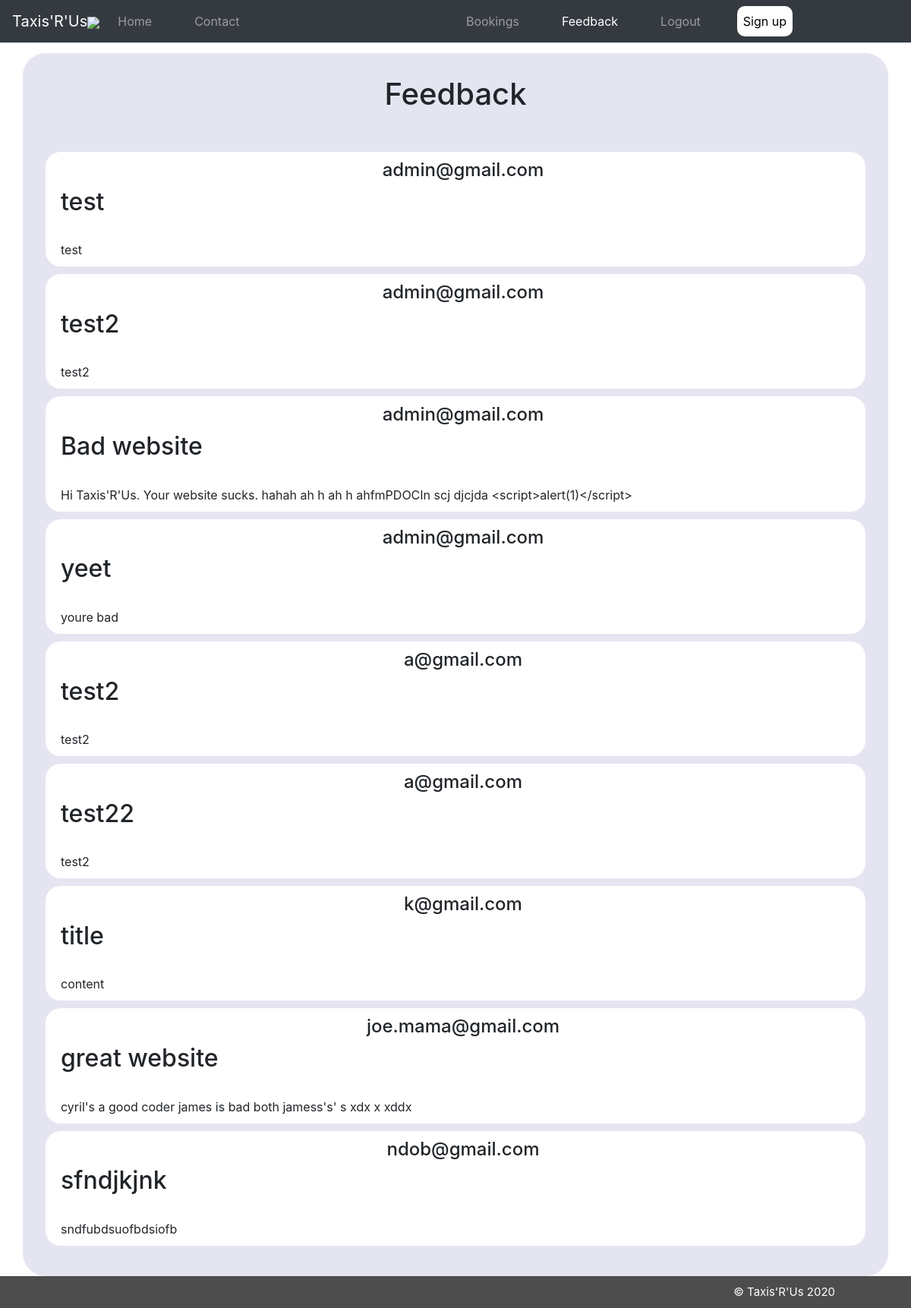
/admin/feedback (signed in), run on the app's committed database.
### main.py (models this page shows, shortened)
class User(db.Model, UserMixin):
    id = db.Column(db.Integer, primary_key=True)
    email = db.Column(db.String(120), unique=True, nullable=False)
    pass_hash = db.Column(db.String(128), nullable=False)
    bookings = db.relationship('Booking', backref='author', lazy=True)
    feedback = db.relationship('Feedback', backref='author', lazy=True)

class Feedback(db.Model):
    id = db.Column(db.Integer, primary_key=True)
    date_created = db.Column(db.DateTime, nullable=False, default=datetime.utcnow)
    title = db.Column(db.Text, nullable=False)
    content = db.Column(db.Text, nullable=False)
    user_id = db.Column(db.Integer, db.ForeignKey("user.id"), nullable=False)

### main.py (the view)
@app.route("/admin/feedback")
def admin_dashboard():
    if not current_user.is_authenticated or current_user.id != 1:
        return redirect("/")
    return render_template("feedback.html", users=User.query.all(), location="Feedback")

### main.py (called while the page is built)
@login_manager.user_loader
def load_user(uid):
    return User.query.get(int(uid))

### templates/feedback.html
{% extends "base.html" %}
{% block content %}
    {% for user in users %}
        {% if user.feedback %}
            {% for feedback in user.feedback %}
                <div class="module" style="padding-left: 20px;">
                    <h4 style="text-align: center;"> {{ user.email }} </h4>
                    <h2>{{ feedback.title }}</h2><br>
                    {{ feedback.content }}
                </div>
            {% endfor %}
        {% endif %}
    {% endfor %}
{% endblock %}

### static/css/base.css (style rules this page uses)
* { box-sizing: border-box; }
.module { margin-bottom: 10px; padding-top: 10px; padding-bottom: 10px; border-radius: 20px; background-color: rgb(255, 255, 255) }

### data on the page
User: email "admin@gmail.com"
Feedback: title "test", content "test"
Feedback: title "test2", content "test2"
Feedback: title "Bad website", content "Hi Taxis'R'Us. Your website sucks. hahah ah h ah h ahfmPDOCIn scj djcjda <script>alert(1)</script>"
Feedback: title "yeet", content "youre bad"
User: email "a@gmail.com"
Feedback: title "test2", content "test2"
Feedback: title "test22", content "test2"
User: email "k@gmail.com"
Feedback: title "title", content "content"
User: email "joe.mama@gmail.com"
Feedback: title "great website", content "cyril's a good coder james is bad both jamess's' s xdx x xddx"
User: email "ndob@gmail.com"
Feedback: title "sfndjkjnk", content "sndfubdsuofbdsiofb"

### other printed values
{{ "Welcome to Taxis'R'Us!" if location == "Home" else location }} "Feedback"
